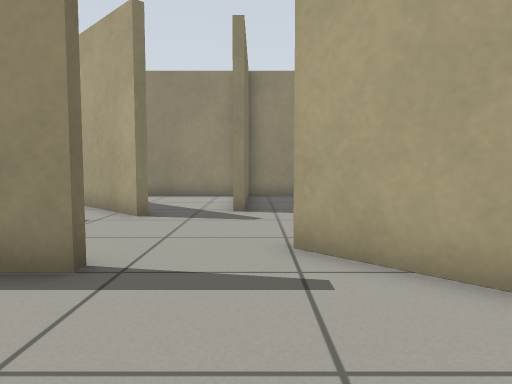
View 1 (above)

16 first-person views from a walk through a Gazebo world. The camera is 0.59 m above the floor, tilts 4° down and sees 70° across. The floor is counted in squares, 0.5 m on a side. Each view is taken from the middle of a square. On the plan, view 1 faces up. The plan holds only what a view shows up to about 14 squares ahead; the rest is blank.

View 2
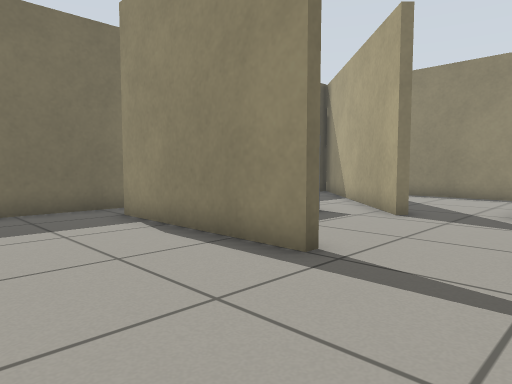

View 3
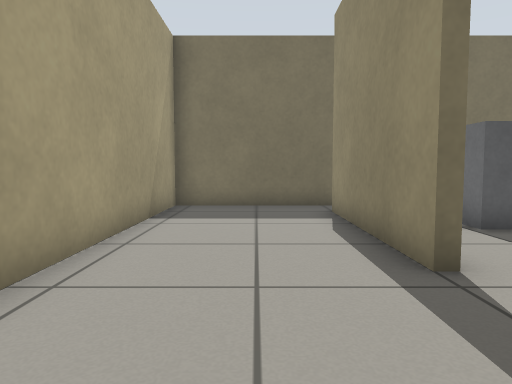

View 4
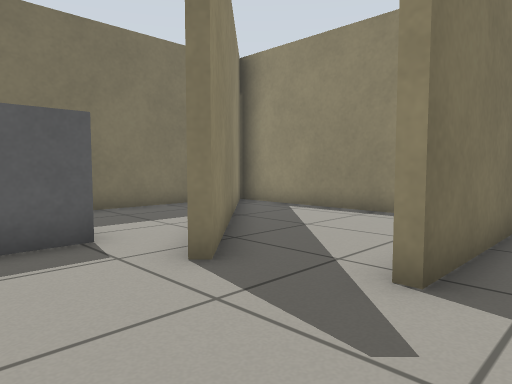

View 5
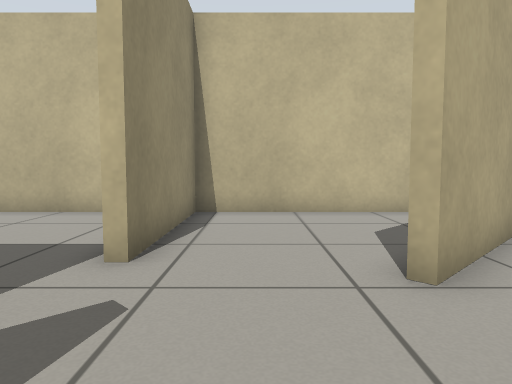

View 6
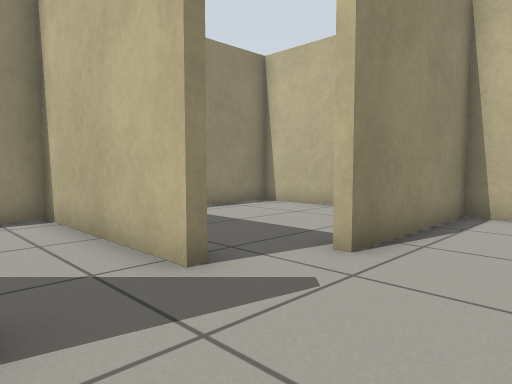

View 7
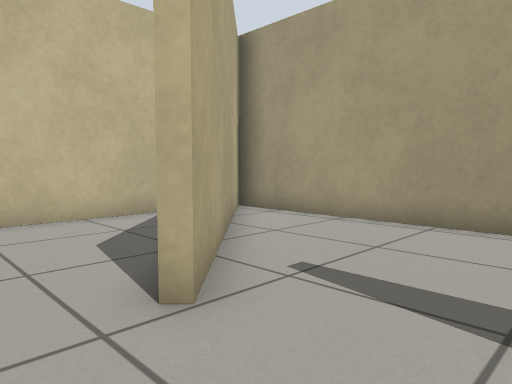

View 8
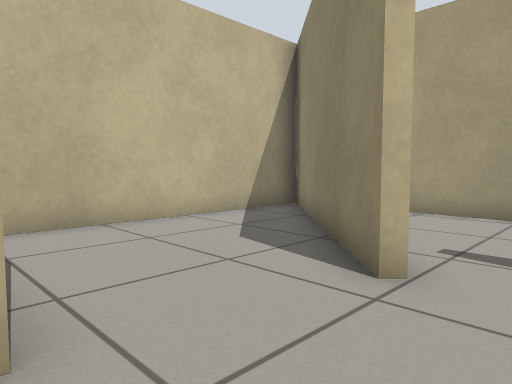

View 9
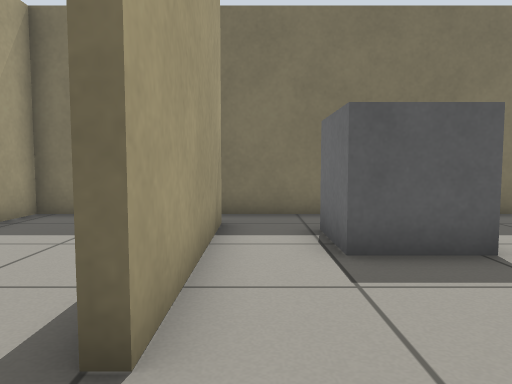

View 10
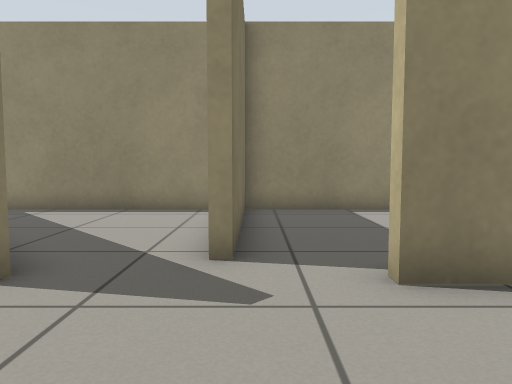

View 11
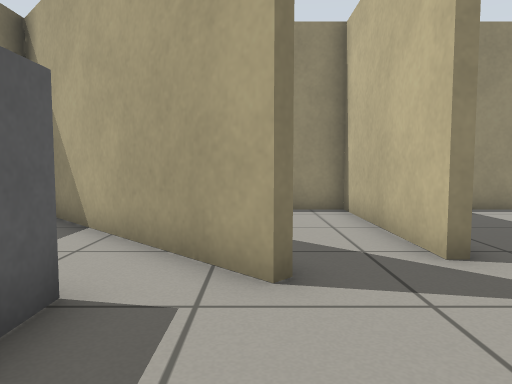

View 12
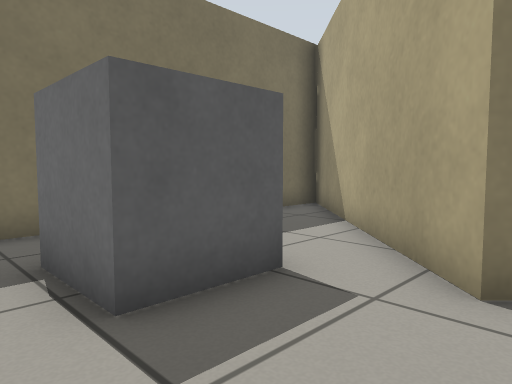

View 13
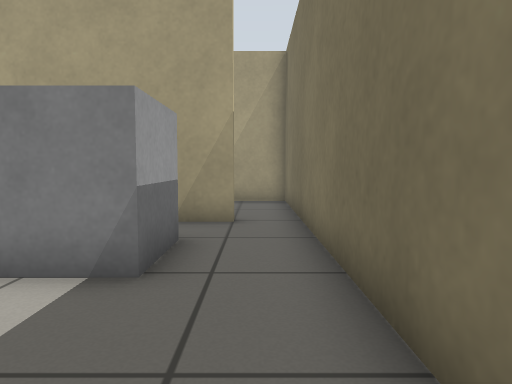

View 14
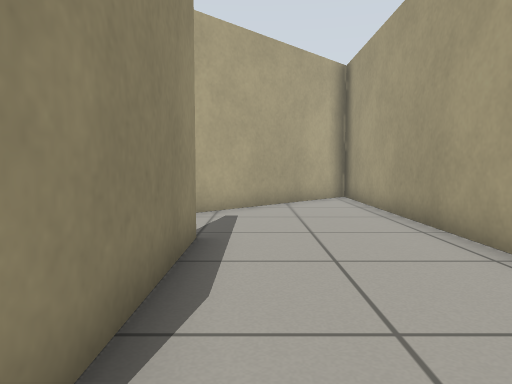

View 15
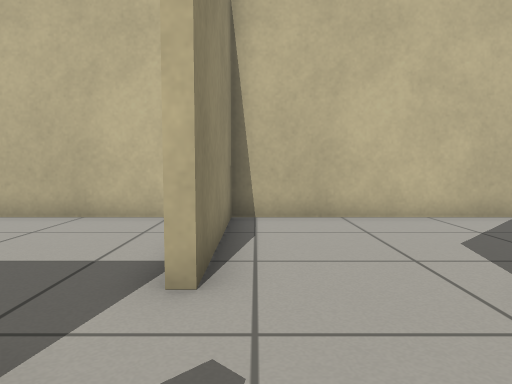

View 16
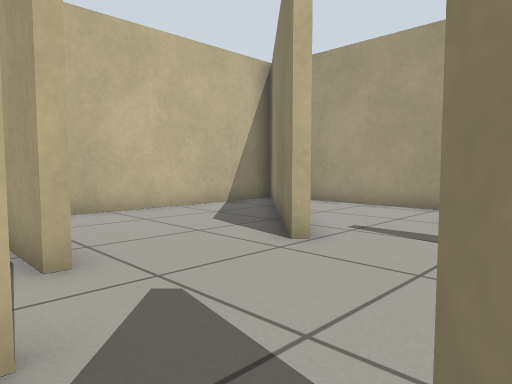

### Floor plan
Points are (right, up) in squares from view 1. A wall is a line through its corners. A room is listed if a view was taken in it or the views show most of it. See-through windows are left out.
Room 1 (views 1, 2, 3, 14)
walls: (-2, 4.3) (-2, 4) (-7.5, 4) (-7.5, 4.3); (-9, 4.6) (-9, -0.4) (6.2, -0.4) (0.5, 5.3)
ways out: opening at (-8, 4) to room 3; opening at (-1, 4) to room 3
Room 2 (view 4)
walls: (0.7, 5.5) (6.3, -0.1); (6.4, -0.4) (6.4, 8.6) (1.4, 8.6)
ways out: opening at (1.3, 7) to room 3
Room 3 (views 5, 6, 7, 8, 9, 10, 11, 12, 13, 15)
walls: (-2.8, 8.5) (-9, 14.8); (-0.6, 9.5) (-0.6, 10.5); (-7.5, 4.3) (-2, 4.3); (-9, 15) (-9, 4.6)
ways out: opening at (-8, 4) to room 1; opening at (-1, 4) to room 1; opening at (1.3, 7) to room 2; opening at (-1.5, 9.5) to room 4; opening at (1, 9) to room 5
objects: grey box (-7, 6) to (-5, 8)
Room 4 (view 16)
walls: (-0.6, 10.5) (-0.6, 15) (-9, 15); (-8.4, 14.6) (-2.6, 8.8)
ways out: opening at (-1.5, 9.5) to room 3
Room 5 (no view inside)
walls: (1.4, 8.9) (3.1, 8.9); (6.4, 10.1) (6.4, 15) (-0.3, 15) (-0.3, 9.5)
ways out: opening at (1, 9) to room 3

Where each view was taken, in squares from view 1:
view 1: 0 up, 0 right, facing up
view 2: 0 up, 1 right, facing up-left
view 3: 2 up, 2 right, facing left
view 4: 6 up, 1 right, facing up-left
view 5: 7 up, 3 left, facing right
view 6: 6 up, 3 left, facing up-right
view 7: 7 up, 2 left, facing down-right
view 8: 9 up, 1 left, facing down-right
view 9: 5 up, 0 right, facing left
view 10: 5 up, 0 right, facing up
view 11: 5 up, 3 left, facing up
view 12: 5 up, 2 left, facing up-left
view 13: 12 up, 8 left, facing down
view 14: 3 up, 8 left, facing right
view 15: 8 up, 2 left, facing right
view 16: 10 up, 3 left, facing down-right
